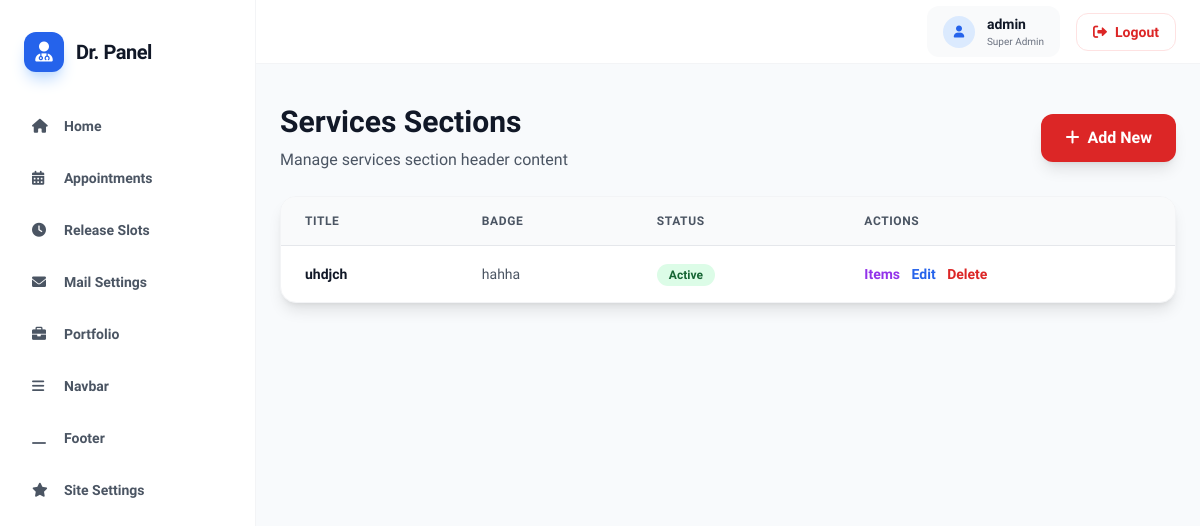
The page /portfolio/services-section/ (signed in) on the database its author committed.
### Portfolio/models.py (models this page shows, shortened)
class ServicesSection(models.Model):
    badge_text = models.CharField(max_length=100, default="✦ Specialized Care")
    title = models.CharField(max_length=300, default="Specialized Medical Services")
    description = models.TextField(default="Delivering evidence-based treatment with compassion and clinical excellence.")
    is_active = models.BooleanField(default=True)
    created_at = models.DateTimeField(auto_now_add=True)
    updated_at = models.DateTimeField(auto_now=True)
    class Meta:
        verbose_name = "Services Section"
        verbose_name_plural = "Services Section"

### Portfolio/views.py (the view)
# urls.py: path('portfolio/services-section/', views.admin_services_section_list, name='admin-services-section-list'),
@staff_member_required
def admin_services_section_list(request):
    services_sections = ServicesSection.objects.all().order_by('-is_active', '-created_at')
    return render(request, 'portfolio/services_section_list.html', {'services_sections': services_sections})

### Portfolio/templates/portfolio/services_section_list.html
{% extends "base.html" %}
{% block content %}
<div class="space-y-6">
    <div class="flex items-center justify-between">
        <div>
            <h1 class="text-3xl font-bold text-gray-900 mb-2">Services Sections</h1>
            <p class="text-gray-600">Manage services section header content</p>
        </div>
        <a href="{% url 'admin-services-section-create' %}" class="bg-red-600 hover:bg-red-700 text-white px-6 py-3 rounded-xl font-semibold shadow-lg transition-colors">
            <i class="fas fa-plus mr-2"></i>Add New
        </a>
    </div>
    <div class="bg-white rounded-2xl shadow-lg border border-gray-100 overflow-hidden">
        <div class="overflow-x-auto">
            <table class="w-full">
                <thead class="bg-gray-50 border-b border-gray-200">
                    <tr>
                        <th class="px-6 py-4 text-left text-xs font-bold text-gray-600 uppercase tracking-wider">Title</th>
                        <th class="px-6 py-4 text-left text-xs font-bold text-gray-600 uppercase tracking-wider">Badge</th>
                        <th class="px-6 py-4 text-left text-xs font-bold text-gray-600 uppercase tracking-wider">Status</th>
                        <th class="px-6 py-4 text-left text-xs font-bold text-gray-600 uppercase tracking-wider">Actions</th>
                    </tr>
                </thead>
                <tbody class="divide-y divide-gray-200">
                    {% for services_section in services_sections %}
                    <tr class="hover:bg-gray-50 transition-colors">
                        <td class="px-6 py-4">
                            <div class="text-sm font-semibold text-gray-900">{{ services_section.title|truncatewords:8 }}</div>
                        </td>
                        <td class="px-6 py-4 whitespace-nowrap text-sm text-gray-600">{{ services_section.badge_text }}</td>
                        <td class="px-6 py-4 whitespace-nowrap">
                            {% if services_section.is_active %}
                            <span class="px-3 py-1 rounded-full text-xs font-bold bg-green-100 text-green-800">Active</span>
                            {% else %}
                            <span class="px-3 py-1 rounded-full text-xs font-bold bg-gray-100 text-gray-800">Inactive</span>
                            {% endif %}
                        </td>
                        <td class="px-6 py-4 whitespace-nowrap text-sm font-medium space-x-2">
                            <a href="{% url 'admin-services-section-item-list' services_section.pk %}" class="text-purple-600 hover:text-purple-800 font-semibold">Items</a>
                            <a href="{% url 'admin-services-section-edit' services_section.pk %}" class="text-blue-600 hover:text-blue-800 font-semibold">Edit</a>
                            <a href="{% url 'admin-services-section-delete' services_section.pk %}" class="text-red-600 hover:text-red-800 font-semibold">Delete</a>
                        </td>
                    </tr>
                    {% empty %}
                    <tr><td colspan="4" class="px-6 py-8 text-center text-gray-500">No services sections found. <a href="{% url 'admin-services-section-create' %}" class="text-red-600 hover:underline">Create one?</a></td></tr>
                    {% endfor %}
                </tbody>
            </table>
        </div>
    </div>
</div>
{% endblock %}

### Appointment/templates/base.html (shortened to what this page needs)
<!DOCTYPE html>
<html lang="en">
<head>
    <script src="https://cdn.tailwindcss.com"></script>
    <link rel="stylesheet" href="https://cdnjs.cloudflare.com/ajax/libs/font-awesome/6.0.0/css/all.min.css">
    <link rel="stylesheet" href="https://cdn.jsdelivr.net/npm/flatpickr/dist/flatpickr.min.css">
</head>
<body class="text-gray-900 overflow-x-hidden">
    <aside class="fixed inset-y-0 left-0 bg-white border-r border-gray-100 w-64 hidden lg:flex flex-col z-20">
        <div class="px-6 py-8">
            <div class="flex items-center gap-3">
                <div
                    class="h-10 w-10 bg-blue-600 rounded-xl flex items-center justify-center text-white shadow-lg shadow-blue-200">
                    <i class="fas fa-user-md text-xl"></i>
                </div>
                <span class="text-xl font-bold tracking-tight text-gray-900">Dr. Panel</span>
            </div>
        </div>
        <nav class="flex-1 px-4 space-y-2 overflow-y-auto overflow-x-hidden">
            <a href="{% url 'admin-panel-index' %}"
                class="nav-link flex items-center gap-3 px-4 py-3 rounded-xl text-sm font-semibold transition-all hover:bg-gray-50 text-gray-600 {% if request.resolver_match.url_name == 'admin-panel-index' %}active{% endif %}">
                <i class="fas fa-home w-5"></i>
                <span>Home</span>
            </a>
            <a href="{% url 'admin-appointment-list' %}"
                class="nav-link flex items-center gap-3 px-4 py-3 rounded-xl text-sm font-semibold transition-all hover:bg-gray-50 text-gray-600 {% if request.resolver_match.url_name == 'admin-appointment-list' %}active{% endif %}">
                <i class="fas fa-calendar-alt w-5"></i>
                <span>Appointments</span>
            </a>
            <a href="{% url 'admin-release-slots' %}"
                class="nav-link flex items-center gap-3 px-4 py-3 rounded-xl text-sm font-semibold transition-all hover:bg-gray-50 text-gray-600 {% if request.resolver_match.url_name == 'admin-release-slots' %}active{% endif %}">
                <i class="fas fa-clock w-5"></i>
                <span>Release Slots</span>
            </a>
            <a href="{% url 'admin-mail-settings' %}"
                class="nav-link flex items-center gap-3 px-4 py-3 rounded-xl text-sm font-semibold transition-all hover:bg-gray-50 text-gray-600 {% if request.resolver_match.url_name == 'admin-mail-settings' %}active{% endif %}">
                <i class="fas fa-envelope w-5"></i>
                <span>Mail Settings</span>
            </a>
            <a href="{% url 'admin-portfolio-dashboard' %}"
                class="nav-link flex items-center gap-3 px-4 py-3 rounded-xl text-sm font-semibold transition-all hover:bg-gray-50 text-gray-600 ">
                <i class="fas fa-briefcase w-5"></i>
                <span>Portfolio</span>
            </a>
            <a href="{% url 'admin-navbar-edit' %}"
                class="nav-link flex items-center gap-3 px-4 py-3 rounded-xl text-sm font-semibold transition-all hover:bg-gray-50 text-gray-600 {% if request.resolver_match.url_name == 'admin-navbar-edit' %}active{% endif %}">
                <i class="fas fa-bars w-5"></i>
                <span>Navbar</span>
            </a>
            <a href="{% url 'admin-footer-edit' %}"
                class="nav-link flex items-center gap-3 px-4 py-3 rounded-xl text-sm font-semibold transition-all hover:bg-gray-50 text-gray-600 {% if request.resolver_match.url_name == 'admin-footer-edit' %}active{% endif %}">
                <i class="fas fa-window-minimize w-5"></i>
                <span>Footer</span>
            </a>
            <a href="{% url 'admin-site-settings-edit' %}"
                class="nav-link flex items-center gap-3 px-4 py-3 rounded-xl text-sm font-semibold transition-all hover:bg-gray-50 text-gray-600 {% if request.resolver_match.url_name == 'admin-site-settings-edit' %}active{% endif %}">
                <i class="fas fa-star w-5"></i>
                <span>Site Settings</span>
            </a>
        </nav>
    </aside>
    <header class="hidden lg:flex fixed top-0 right-0 left-64 h-16 bg-white border-b border-gray-100 z-30 justify-end items-center px-3 sm:px-4 md:px-6">
        <div class="flex items-center gap-2 sm:gap-3 md:gap-4">
            <div class="flex items-center gap-2 sm:gap-3 px-2 sm:px-3 md:px-4 py-1.5 sm:py-2 bg-gray-50 rounded-xl">
                <div class="h-7 w-7 sm:h-8 sm:w-8 rounded-full bg-blue-100 flex items-center justify-center text-blue-600 flex-shrink-0">
                    <i class="fas fa-user text-xs"></i>
                </div>
                <div class="overflow-hidden min-w-0 hidden sm:block">
                    <p class="text-xs sm:text-sm font-bold text-gray-900 truncate">{% if user.get_full_name %}{{ user.get_full_name }}{% else %}{{ user.get_username }}{% endif %}</p>
                    <p class="text-[10px] text-gray-500 truncate">{% if user.is_superuser %}Super Admin{% elif user.is_staff %}Admin Panel{% else %}System Access{% endif %}</p>
                </div>
            </div>
            <form method="post" action="{% url 'logout' %}" class="flex-shrink-0">
                <button type="submit" class="flex items-center justify-center gap-1.5 sm:gap-2 px-2.5 sm:px-3 md:px-4 py-1.5 sm:py-2 rounded-lg sm:rounded-xl text-xs sm:text-sm font-semibold transition-all hover:bg-red-50 active:bg-red-100 text-red-600 border border-red-100">
                    <i class="fas fa-sign-out-alt text-xs sm:text-sm"></i>
                    <span class="hidden md:inline">Logout</span>
                </button>
            </form>
        </div>
    </header>
    <main class="lg:ml-64 mt-10 min-h-screen transition-all duration-300 overflow-x-hidden">
        <div class="pt-16 lg:pt-16 pb-6 sm:pb-8 md:pb-12 px-3 sm:px-4 lg:px-6 xl:px-8 max-w-6xl mx-auto w-full overflow-x-hidden">
            {% block content %}{% endblock %}
        </div>
    </main>
</body>
</html>

### Appointment/templates/base.html (style rules this page uses)
body { font-family: 'Plus Jakarta Sans', sans-serif; background-color: #f8fafc; }

### rows shown on the page
ServicesSection: title "uhdjch", badge_text "hahha", is_active "Active"

### other values the page prints
{{ user.get_username }} "admin"
